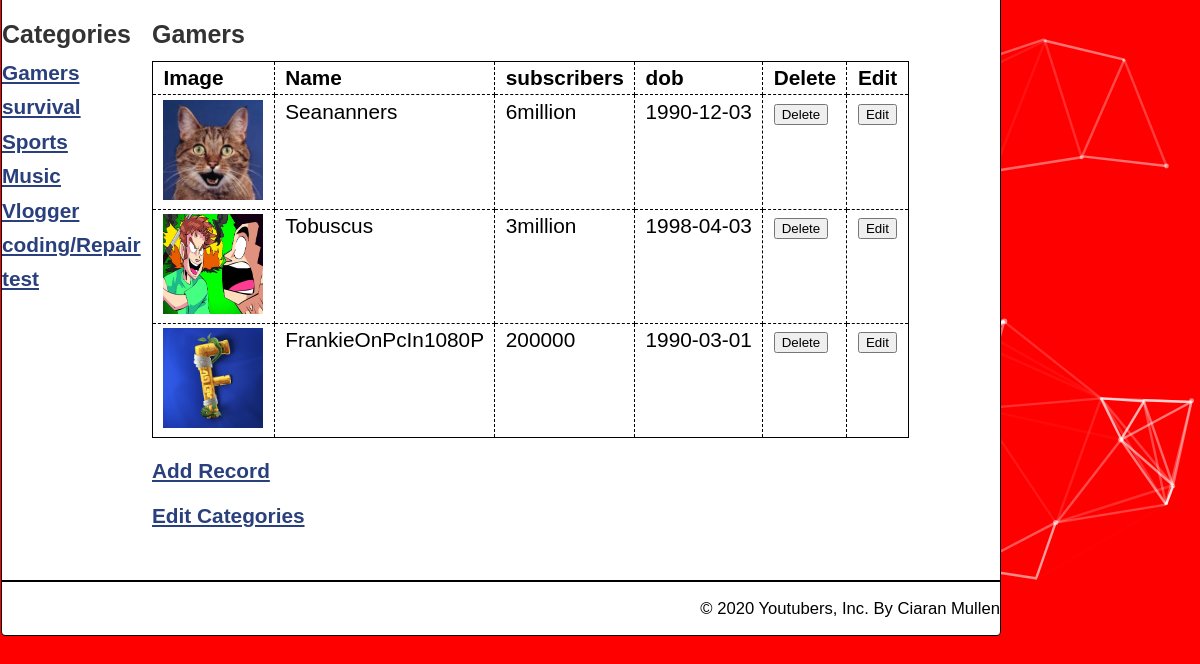
The page / on the database its author committed.
### tables this page shows
CREATE TABLE `categories` (
  `categoryID` int(11) NOT NULL,
  `categoryName` varchar(255) NOT NULL
);

CREATE TABLE `records` (
  `recordID` int(11) NOT NULL,
  `categoryID` int(11) NOT NULL,
  `subs` varchar(10) NOT NULL,
  `name` varchar(255) NOT NULL,
  `image` varchar(255) NOT NULL,
  `dob` date NOT NULL
);

### index.php (the view, shortened to what this page needs)
<?php
require_once('database.php');
if (!isset($category_id)) {
$category_id = filter_input(INPUT_GET, 'category_id',
FILTER_VALIDATE_INT);
if ($category_id == NULL || $category_id == FALSE) {
$category_id = 1;
}
}
$queryCategory = "SELECT * FROM categories
WHERE categoryID = :category_id";
$statement1 = $db->prepare($queryCategory);
$statement1->bindValue(':category_id', $category_id);
$statement1->execute();
$category = $statement1->fetch();
$category_name = $category['categoryName'];
$queryAllCategories = 'SELECT * FROM categories
ORDER BY categoryID';
$statement2 = $db->prepare($queryAllCategories);
$statement2->execute();
$categories = $statement2->fetchAll();
$queryRecords = "SELECT * FROM records
WHERE categoryID = :category_id
ORDER BY recordID";
$statement3 = $db->prepare($queryRecords);
$statement3->bindValue(':category_id', $category_id);
$statement3->execute();
$records = $statement3->fetchAll();
?>
<!DOCTYPE html >
<html id="particles-js">
<div class="panel" style="display: block;">
<link rel="stylesheet" type="text/css" href="./sass/main.css">
<?php include './includes/header.php';?>
<main>
<h1>Record List</h1>
<aside>
<h2>Categories</h2>
<nav>
<ul>
<?php foreach ($categories as $category) : ?>
<li><a href=".?category_id=<?php echo $category['categoryID']; ?>">
<?php echo $category['categoryName']; ?>
</a>
</li>
<?php endforeach; ?>
</ul>
</nav>
</aside>
<section>
<h2><?php echo $category_name; ?></h2>
<table>
<tr>
<th>Image</th>
<th>Name</th>
<th>subscribers</th>
<th>dob</th>
<th>Delete</th>
<th>Edit</th>
</tr>
<?php foreach ($records as $record) : ?>
<tr>
<td><img src="image_uploads/<?php echo $record['image']; ?>" width="100px" height="100px" /></td>
<td><?php echo $record['name']; ?></td>
<td><?php echo $record['subs']; ?></td>
<td><?php echo $record['dob']; ?></td>
<td><form action="delete_record.php" method="post"
id="delete_record_form">
<input type="submit" value="Delete">
</form></td>
<td><form action="edit_record_form.php" method="post"
id="delete_record_form">
<input type="submit" value="Edit">
</form></td>
</tr>
<?php endforeach; ?>
</table>
<p><a href="add_record_form.php">Add Record</a></p>
<p><a href="category_list.php">Edit Categories</a></p>
</section>
</main>
<?php include './includes/footer.php';?>
</div>
</html>

### includes/header.php (shortened to what this page needs)
</head>
<body>
</body>

### includes/footer.php
<footer>
<p>&copy; <?php echo date("Y"); ?> Youtubers, Inc. By Ciaran Mullen</p>
</footer>

### sass/main.css (style rules this page uses)
body { margin-top: 0; font-family: Arial, Helvetica, sans-serif; margin: 0 auto; }
.panel { font-size: 1.3em; position: absolute; width: 1000px; border: 1px solid black; background: white; border-radius: 4px; -webkit-box-sizing: border-box; box-sizing: border-box; z-index: 100; }
main { margin: 0; }
aside { float: left; width: 150px; }
nav ul { list-style-type: none; margin-left: 0; padding-left: 0; }
nav ul li { padding-bottom: 0.5em; }
section { float: left; width: 800PX; padding-bottom: 1.5em; }
footer { clear: both; margin-top: 1em; border-top: 2px solid black; }
footer p { text-align: right; font-size: 80%; margin: 1em 0; }
h1 { font-size: 150%; margin: 0; padding: .5em 0 .25em; }
h2 { font-size: 120%; margin: 0; padding: .25em 0 .5em; }
h1, h2 { color: #333; }
ul { margin: 0 0 1em 0; padding: 0 0 0 2.5em; }
li { margin: 0; padding: 0; }
a { color: #29407c; font-weight: bold; }
table { border: 1px solid black; border-collapse: collapse; }
td, th { border: 1px dashed black; padding: .2em .5em .2em .5em; vertical-align: top; text-align: left; }
form { margin: 0; }
html { background-color: red; }
body { background-color: white; border: 1px solid black; margin-top: -700px; z-index: 10; }
td, th { border: 1px dashed black; }

### rows shown on the page
categories: categoryName "Gamers"
categories: categoryName "survival"
categories: categoryName "Sports"
categories: categoryName "Music"
categories: categoryName "Vlogger"
categories: categoryName "coding/Repair"
categories: categoryName "test"
records: image (picture), name "Seananners", subs "6million", dob "1990-12-03"
records: image (picture), name "Tobuscus", subs "3million", dob "1998-04-03"
records: image (picture), name "FrankieOnPcIn1080P", subs "200000", dob "1990-03-01"
